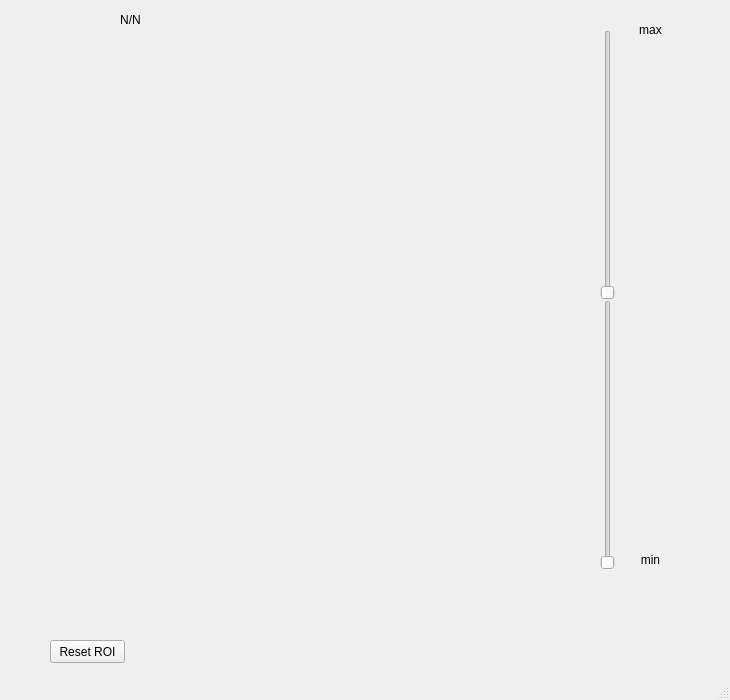
<?xml version="1.0" encoding="UTF-8"?>
<ui version="4.0">
 <class>MainWindow</class>
 <widget class="QMainWindow" name="MainWindow">
  <property name="geometry">
   <rect>
    <x>0</x>
    <y>0</y>
    <width>730</width>
    <height>700</height>
   </rect>
  </property>
  <property name="windowTitle">
   <string>MainWindow</string>
  </property>
  <widget class="QWidget" name="centralwidget">
   <widget class="QWidget" name="dispAxis" native="true">
    <property name="geometry">
     <rect>
      <x>30</x>
      <y>10</y>
      <width>591</width>
      <height>611</height>
     </rect>
    </property>
   </widget>
   <widget class="QLabel" name="lbMean">
    <property name="geometry">
     <rect>
      <x>30</x>
      <y>10</y>
      <width>201</width>
      <height>20</height>
     </rect>
    </property>
    <property name="text">
     <string>&lt;html&gt;&lt;head/&gt;&lt;body&gt;&lt;p align=&quot;center&quot;&gt;N/N&lt;/p&gt;&lt;/body&gt;&lt;/html&gt;</string>
    </property>
   </widget>
   <widget class="QPushButton" name="pbResetROI">
    <property name="geometry">
     <rect>
      <x>50</x>
      <y>640</y>
      <width>75</width>
      <height>23</height>
     </rect>
    </property>
    <property name="text">
     <string>Reset ROI</string>
    </property>
   </widget>
   <widget class="QSlider" name="slMax">
    <property name="geometry">
     <rect>
      <x>600</x>
      <y>30</y>
      <width>16</width>
      <height>270</height>
     </rect>
    </property>
    <property name="orientation">
     <enum>Qt::Vertical</enum>
    </property>
   </widget>
   <widget class="QSlider" name="slMin">
    <property name="geometry">
     <rect>
      <x>600</x>
      <y>300</y>
      <width>16</width>
      <height>270</height>
     </rect>
    </property>
    <property name="orientation">
     <enum>Qt::Vertical</enum>
    </property>
   </widget>
   <widget class="QLabel" name="lbMax">
    <property name="geometry">
     <rect>
      <x>610</x>
      <y>20</y>
      <width>81</width>
      <height>20</height>
     </rect>
    </property>
    <property name="text">
     <string>&lt;html&gt;&lt;head/&gt;&lt;body&gt;&lt;p align=&quot;center&quot;&gt;max&lt;/p&gt;&lt;/body&gt;&lt;/html&gt;</string>
    </property>
   </widget>
   <widget class="QLabel" name="lbMin">
    <property name="geometry">
     <rect>
      <x>610</x>
      <y>550</y>
      <width>81</width>
      <height>20</height>
     </rect>
    </property>
    <property name="text">
     <string>&lt;html&gt;&lt;head/&gt;&lt;body&gt;&lt;p align=&quot;center&quot;&gt;min&lt;/p&gt;&lt;/body&gt;&lt;/html&gt;</string>
    </property>
   </widget>
  </widget>
  <widget class="QStatusBar" name="statusbar"/>
 </widget>
 <resources/>
 <connections/>
</ui>
